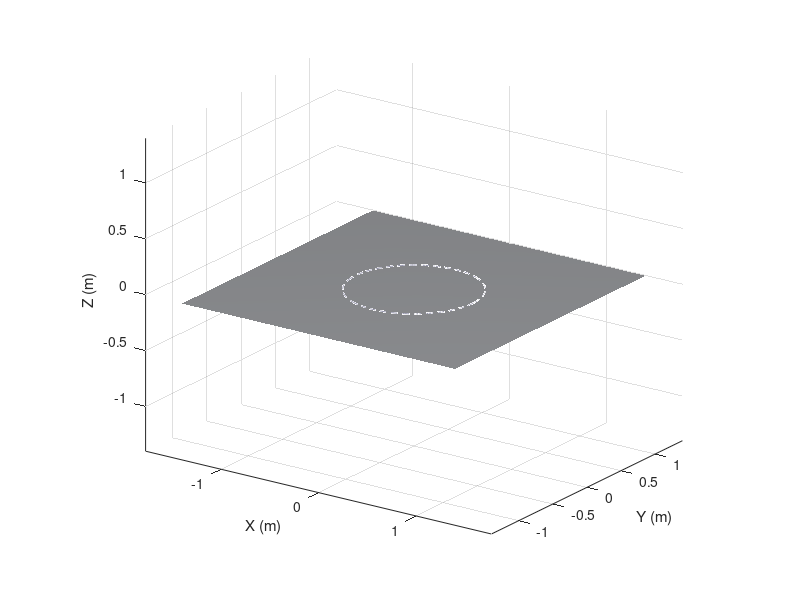

MATLAB code for this plot: (Note: this script raises an error after producing the figure.)
% SPOT_CIRCLE_ANIMATION (script)
% Single-file MATLAB script to animate a Spot-like quadruped trotting
% around a circle. No toolboxes or external assets required.
%
% Usage: open this file and press Run.

%% -------- Parameters (tunable) --------
params = struct();

% Body geometry (meters)
params.bodyLength = 0.40;   % nose-to-tail top panel length
params.bodyWidth  = 0.18;   % side-to-side panel width
params.bodyHeight = 0.10;   % top panel thickness used for visuals only

% Hip locations relative to body center (x forward, y left, z up)
params.hipForwardX = 0.16;  % longitudinal distance of hips from center
params.hipLateralY = 0.09;  % lateral distance of hips from center
params.hipHeightZ  = -0.09; % hip joint height below body center

% Leg link lengths (planar sagittal IK)
params.upperLen = 0.09;   % femur
params.lowerLen = 0.11;   % tibia

% Gait and path
params.circleRadius   = 0.60;     % meters
params.walkSpeed_mps  = 0.25;     % nominal tangential speed
params.stepFrequency  = 1.8;      % Hz (per leg)
params.dutyFactor     = 0.6;      % stance fraction [0..1]
params.stepHeight     = 0.03;     % meters
params.clearanceDrop  = 0.005;    % extra drop at start/end of stance

% Pose dynamics
params.bodyYawLead  = 0.0;        % radians lead vs tangent
params.bodyPitchAmp = 3*pi/180;   % small periodic pitch
params.bodyRollAmp  = 2*pi/180;   % small periodic roll

% Timing
params.totalTime  = 18;   % seconds
params.fps        = 45;   % frames per second

% Colors
params.colorBody  = [0.92 0.73 0.23]; % Boston-ish mustard
params.colorBlack = [0.08 0.08 0.10];
params.colorJoints= [0.20 0.20 0.22];
params.bgColor    = [0.97 0.98 1.00]; % background color

% Rendering
params.lineWidthLeg = 3.5;
params.markerSize   = 10;

%% -------- Derived values --------
T = 1/params.fps;
N = floor(params.totalTime * params.fps);

strideLen = params.walkSpeed_mps / params.stepFrequency; % meters per cycle

% Leg names and diagonal pair phase offsets (trot gait)
% Order: FL, FR, RL, RR
legNames = {"FL","FR","RL","RR"};
phaseOffsets = [0, 0.5, 0.5, 0];  % FL/RR in phase, FR/RL opposite

% Hip positions in body frame
hipPosBody = [
    params.hipForwardX,  params.hipLateralY,  params.hipHeightZ;  % FL
    params.hipForwardX, -params.hipLateralY,  params.hipHeightZ;  % FR
   -params.hipForwardX,  params.hipLateralY,  params.hipHeightZ;  % RL
   -params.hipForwardX, -params.hipLateralY,  params.hipHeightZ]; % RR

%% -------- Figure setup --------
fig = figure('Name','Spot-like Quadruped - Circle Trot','Color',params.bgColor);
ax = axes(fig); hold(ax,'on'); grid(ax,'on'); axis(ax,'equal');
xlabel(ax,'X (m)'); ylabel(ax,'Y (m)'); zlabel(ax,'Z (m)');
view(ax, 35, 20);
set(ax,'Color',params.bgColor);

% Ground and circle visualization
theta = linspace(0, 2*pi, 300);
xc = params.circleRadius * cos(theta);
yc = params.circleRadius * sin(theta);
zc = zeros(size(theta));
plot3(ax, xc, yc, zc, '--', 'Color',[0.55 0.55 0.65]);

% Ground plane under the path
planeR = params.circleRadius + 0.8;
[Xp,Yp] = meshgrid(linspace(-planeR,planeR,2), linspace(-planeR,planeR,2));
Zp = zeros(size(Xp)) - 0.001;
surf(ax, Xp, Yp, Zp, 'FaceColor',[0.92 0.93 0.95], 'EdgeColor','none', 'FaceAlpha',1.0);
lighting gouraud; camlight('headlight');

% Pre-create graphics objects for speed
[bodyVerts, bodyFaces] = makeBodyMesh(params);
bodyPatch = patch('Faces',bodyFaces,'Vertices',bodyVerts, ...
    'FaceColor',params.colorBody,'EdgeColor','none','FaceAlpha',1.0, ...
    'FaceLighting','gouraud','SpecularStrength',0.3);
bodyEdges = plotBodyEdges(ax, params, params.colorBlack);

legLines = gobjects(4,2); % [upper, lower]
footMarkers = gobjects(4,1);
hipMarkers  = gobjects(4,1);
for i = 1:4
    legLines(i,1) = plot3(ax, [0 0], [0 0], [0 0], '-', 'Color', params.colorBlack, 'LineWidth', params.lineWidthLeg);
    legLines(i,2) = plot3(ax, [0 0], [0 0], [0 0], '-', 'Color', params.colorBlack, 'LineWidth', params.lineWidthLeg);
    footMarkers(i) = plot3(ax, 0,0,0, 'o', 'MarkerFaceColor', params.colorBlack, 'MarkerEdgeColor','none', 'MarkerSize', params.markerSize);
    hipMarkers(i)  = plot3(ax, 0,0,0, 'o', 'MarkerFaceColor', params.colorJoints, 'MarkerEdgeColor','none', 'MarkerSize', 6);
end

axis(ax, [-(params.circleRadius+0.5) (params.circleRadius+0.5) -(params.circleRadius+0.5) (params.circleRadius+0.5) -0.35 0.35]);

%% -------- Animation loop --------
time = 0;
for k = 1:N
    time = time + T;

    % Body pose following circle (world frame)
    ang = wrapToPi((params.walkSpeed_mps * time) / params.circleRadius); % angle along circle
    posWorld = [params.circleRadius * cos(ang), params.circleRadius * sin(ang), 0.15];
    yawWorld = ang + pi/2 + params.bodyYawLead; % tangent facing
    pitch = params.bodyPitchAmp * sin(2*pi*0.5*time);
    roll  = params.bodyRollAmp  * sin(2*pi*0.7*time + pi/4);

    Rwb = eulZYX(yawWorld, pitch, roll); % world<-body rotation

    % Body vertices transform
    V = bodyVerts * Rwb.' + posWorld; %#ok<NASGU> (for reference)
    set(bodyPatch, 'Vertices', (bodyVerts * Rwb.' + posWorld));
    updateBodyEdges(bodyEdges, params, Rwb, posWorld);

    % Feet nominal stance placement in body frame (rectangle under hips)
    stanceRectX = [ params.hipForwardX+0.05,  params.hipForwardX+0.05, -params.hipForwardX-0.05, -params.hipForwardX-0.05];
    stanceRectY = [ params.hipLateralY,      -params.hipLateralY,       params.hipLateralY,      -params.hipLateralY];
    nominalFootBody = [stanceRectX(:), stanceRectY(:), repmat(-0.18,4,1)]; % fixed height under body

    % For each leg: compute foot trajectory world frame, do IK per hip frame
    for iLeg = 1:4
        phase = phaseOffsets(iLeg);
        s = mod(params.stepFrequency * time + phase, 1.0); % 0..1

        % Decompose path displacement along circle tangent for the foot
        tangentDirWorld = [-sin(ang), cos(ang), 0];
        lateralDirWorld = [-cos(ang), -sin(ang), 0]; % toward circle center

        % Base placement = nominal foot directly under the body, projected to ground (z=0)
        footNomWorld = nominalFootBody(iLeg,:) * Rwb.' + posWorld;
        footNomWorld(3) = 0; % ensure baseline on ground

        % Stance moves backward relative to body; swing moves forward and up
        [deltaAlong, zLift] = footCycleDisplacement(s, strideLen, params);

        % Slight radial bias so path is circular; inner legs slightly more inside
        radialBias = 0.02 * (iLeg==2 || iLeg==3) - 0.02 * (iLeg==1 || iLeg==4); % FR/RL inward, FL/RR outward

        footWorld = footNomWorld + deltaAlong * tangentDirWorld + radialBias * lateralDirWorld;
        % vertical component with no ground penetration
        footWorld(3) = max(0, footNomWorld(3) + zLift);

        % Hip world position
        hipWorld = hipPosBody(iLeg,:) * Rwb.' + posWorld;

        % Transform target to hip local frame (hip x forward, y left, z up)
        pHipLocal = (footWorld - hipWorld) / Rwb.'; % since Rwb rotates body->world

        % Use planar IK in x-z plane; keep y offset as-is for ab/adduction look
        targetXZ = [pHipLocal(1), pHipLocal(3)];
        [th1, th2] = twoLinkIK(targetXZ, params.upperLen, params.lowerLen);

        kneeLocal  = [params.upperLen*cos(th1), 0, params.upperLen*sin(th1)];
        footLocal  = [kneeLocal(1)+params.lowerLen*cos(th1+th2), pHipLocal(2), kneeLocal(3)+params.lowerLen*sin(th1+th2)];
        kneeLocal(2) = pHipLocal(2); % keep the same lateral offset for a slight 3D feel

        % Convert joints back to world
        kneeWorld = kneeLocal * Rwb.' + hipWorld;
        footWorld = footLocal * Rwb.' + hipWorld;

        % Draw hip, leg segments, and feet
        set(hipMarkers(iLeg), 'XData', hipWorld(1), 'YData', hipWorld(2), 'ZData', hipWorld(3));
        set(legLines(iLeg,1), 'XData', [hipWorld(1) kneeWorld(1)], 'YData', [hipWorld(2) kneeWorld(2)], 'ZData', [hipWorld(3) kneeWorld(3)]);
        set(legLines(iLeg,2), 'XData', [kneeWorld(1) footWorld(1)], 'YData', [kneeWorld(2) footWorld(2)], 'ZData', [kneeWorld(3) footWorld(3)]);
        set(footMarkers(iLeg), 'XData', footWorld(1), 'YData', footWorld(2), 'ZData', footWorld(3));
    end

    drawnow limitrate;
end



%% -------- Helper functions (same file) --------
function R = eulZYX(yaw, pitch, roll)
    cy = cos(yaw);  sy = sin(yaw);
    cp = cos(pitch); sp = sin(pitch);
    cr = cos(roll);  sr = sin(roll);
    R = [ cy*cp, cy*sp*sr - sy*cr, cy*sp*cr + sy*sr; 
          sy*cp, sy*sp*sr + cy*cr, sy*sp*cr - cy*sr; 
            -sp,            cp*sr,            cp*cr ];
end

function [th1, th2] = twoLinkIK(targetXZ, l1, l2)
    x = targetXZ(1);
    z = targetXZ(2);
    r2 = x^2 + z^2;
    r = sqrt(max(r2, 1e-9));
    % Clamp to reachable workspace
    r = min(max(r, abs(l1-l2)+1e-6), l1+l2-1e-6);
    % Law of cosines
    cosTh2 = (r2 - l1^2 - l2^2) / (2*l1*l2);
    cosTh2 = max(min(cosTh2, 1), -1);
    th2 = acos(cosTh2) - pi; % choose knee bend backwards
    k1 = l1 + l2*cos(th2);
    k2 = l2*sin(th2);
    th1 = atan2(z, x) - atan2(k2, k1);
end

function [deltaAlong, zLift] = footCycleDisplacement(s, strideLen, params)
    % s in [0,1): 0..duty is stance, remainder is swing
    duty = params.dutyFactor;
    if s < duty
        % Stance: foot moves backward relative to body
        frac = s / duty; % 0..1
        deltaAlong = -strideLen * (frac - 0.5); % center at 0 to reduce slip
        % Small extra vertical compliance at edges
        edge = min(frac, 1-frac);
        zLift = -params.clearanceDrop * (0.5 - edge) * 2;
    else
        % Swing: move forward and lift following a smooth cycloid
        frac = (s - duty) / (1 - duty); % 0..1
        deltaAlong = strideLen * (frac - 0.5);
        zLift = params.stepHeight * sin(pi*frac);
    end
end

function [V,F] = makeBodyMesh(params)
    L = params.bodyLength; W = params.bodyWidth; H = params.bodyHeight;
    % Skewed/tapered box to look more like Spot (narrower head/front)
    taperTop  = 0.55;  % top front width factor
    taperBottom = 0.75; % bottom front width factor

    % Base box vertices centered at origin
    V = [
        -L/2, -W/2, -H/2;  % 1 back-bottom-left
        +L/2, -W/2, -H/2;  % 2 front-bottom-left (will taper)
        +L/2, +W/2, -H/2;  % 3 front-bottom-right (will taper)
        -L/2, +W/2, -H/2;  % 4 back-bottom-right
        -L/2, -W/2, +H/2;  % 5 back-top-left
        +L/2, -W/2, +H/2;  % 6 front-top-left (will taper more)
        +L/2, +W/2, +H/2;  % 7 front-top-right (will taper more)
        -L/2, +W/2, +H/2]; % 8 back-top-right

    % Apply taper to front face (x = +L/2)
    % Bottom front points 2,3
    V(2,2) = V(2,2) * taperBottom;
    V(3,2) = V(3,2) * taperBottom;
    % Top front points 6,7
    V(6,2) = V(6,2) * taperTop;
    V(7,2) = V(7,2) * taperTop;

    F = [
        1 2 3 4; % bottom
        5 6 7 8; % top
        1 2 6 5; % left side
        2 3 7 6; % front
        3 4 8 7; % right side
        4 1 5 8]; % back
end

function edges = plotBodyEdges(ax, params, color)
    L = params.bodyLength; W = params.bodyWidth; H = params.bodyHeight;
    % Twelve edges of the box; stored as line handles to update each frame
    verts = [
        -L/2, -W/2, -H/2;  % 1
        +L/2, -W/2, -H/2;  % 2
        +L/2, +W/2, -H/2;  % 3
        -L/2, +W/2, -H/2;  % 4
        -L/2, -W/2, +H/2;  % 5
        +L/2, -W/2, +H/2;  % 6
        +L/2, +W/2, +H/2;  % 7
        -L/2, +W/2, +H/2]; % 8
    edgesIdx = [
        1 2; 2 3; 3 4; 4 1; % bottom
        5 6; 6 7; 7 8; 8 5; % top
        1 5; 2 6; 3 7; 4 8]; % pillars
    edges = gobjects(size(edgesIdx,1),1);
    for i = 1:size(edgesIdx,1)
        p = verts(edgesIdx(i,:), :);
        edges(i) = plot3(ax, p(:,1), p(:,2), p(:,3), '-', 'Color', color, 'LineWidth', 1);
    end
end

function updateBodyEdges(edges, params, Rwb, pos)
    L = params.bodyLength; W = params.bodyWidth; H = params.bodyHeight;
    verts = [
        -L/2, -W/2, -H/2;  % 1
        +L/2, -W/2, -H/2;  % 2
        +L/2, +W/2, -H/2;  % 3
        -L/2, +W/2, -H/2;  % 4
        -L/2, -W/2, +H/2;  % 5
        +L/2, -W/2, +H/2;  % 6
        +L/2, +W/2, +H/2;  % 7
        -L/2, +W/2, +H/2]; % 8
    edgesIdx = [
        1 2; 2 3; 3 4; 4 1; % bottom
        5 6; 6 7; 7 8; 8 5; % top
        1 5; 2 6; 3 7; 4 8]; % pillars
    Vw = verts * Rwb.' + pos;
    for i = 1:size(edgesIdx,1)
        p = Vw(edgesIdx(i,:), :);
        set(edges(i), 'XData', p(:,1), 'YData', p(:,2), 'ZData', p(:,3));
    end
end


